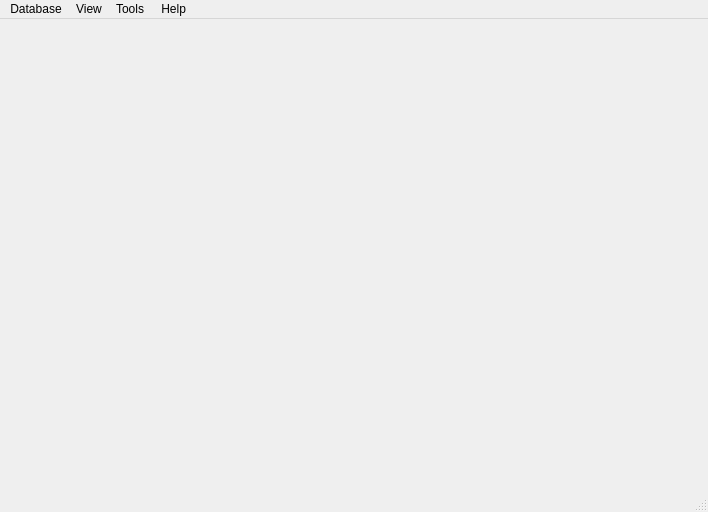
<?xml version="1.0" encoding="UTF-8"?>
<ui version="4.0">
 <class>MainWindowClass</class>
 <widget class="QMainWindow" name="MainWindowClass">
  <property name="geometry">
   <rect>
    <x>0</x>
    <y>0</y>
    <width>708</width>
    <height>512</height>
   </rect>
  </property>
  <property name="windowTitle">
   <string>MainWindow</string>
  </property>
  <widget class="QWidget" name="centralWidget"/>
  <widget class="QMenuBar" name="menuBar">
   <property name="geometry">
    <rect>
     <x>0</x>
     <y>0</y>
     <width>708</width>
     <height>21</height>
    </rect>
   </property>
   <widget class="QMenu" name="menuDatabase">
    <property name="title">
     <string>Database</string>
    </property>
    <addaction name="actionNew"/>
    <addaction name="actionOpen"/>
    <addaction name="actionSave"/>
    <addaction name="actionSaveAs"/>
    <addaction name="separator"/>
    <addaction name="actionExit"/>
   </widget>
   <widget class="QMenu" name="menuHelp">
    <property name="title">
     <string> Help</string>
    </property>
    <addaction name="actionSourceCodeOnGitHub"/>
    <addaction name="actionLatestReleasesOnGitHub"/>
    <addaction name="separator"/>
    <addaction name="actionAbout"/>
   </widget>
   <widget class="QMenu" name="menuTools">
    <property name="title">
     <string>Tools</string>
    </property>
    <addaction name="actionSettings"/>
   </widget>
   <widget class="QMenu" name="menuView">
    <property name="title">
     <string>View</string>
    </property>
    <widget class="QMenu" name="menuSortBy">
     <property name="title">
      <string>Sort by</string>
     </property>
     <addaction name="actionTitle"/>
     <addaction name="actionPublicationDate"/>
     <addaction name="actionFinishDate"/>
    </widget>
    <widget class="QMenu" name="menuSortOrder">
     <property name="title">
      <string>Sort order</string>
     </property>
     <addaction name="actionAscending"/>
     <addaction name="actionDescending"/>
    </widget>
    <addaction name="actionShowCompletedTasks"/>
    <addaction name="separator"/>
    <addaction name="menuSortBy"/>
    <addaction name="menuSortOrder"/>
   </widget>
   <addaction name="menuDatabase"/>
   <addaction name="menuView"/>
   <addaction name="menuTools"/>
   <addaction name="menuHelp"/>
  </widget>
  <widget class="QStatusBar" name="statusBar"/>
  <action name="actionNew">
   <property name="text">
    <string>New</string>
   </property>
  </action>
  <action name="actionOpen">
   <property name="text">
    <string>Open...</string>
   </property>
  </action>
  <action name="actionSave">
   <property name="text">
    <string>Save</string>
   </property>
  </action>
  <action name="actionSaveAs">
   <property name="text">
    <string>Save As...</string>
   </property>
  </action>
  <action name="action">
   <property name="text">
    <string>-</string>
   </property>
  </action>
  <action name="actionExit">
   <property name="text">
    <string>Exit</string>
   </property>
  </action>
  <action name="actionAbout">
   <property name="text">
    <string>About</string>
   </property>
  </action>
  <action name="actionSettings">
   <property name="text">
    <string>Settings...</string>
   </property>
  </action>
  <action name="actionSourceCodeOnGitHub">
   <property name="text">
    <string>Windos source code on GitHub</string>
   </property>
  </action>
  <action name="actionLatestReleasesOnGitHub">
   <property name="text">
    <string>Windos latest releases on GitHub</string>
   </property>
  </action>
  <action name="actionShowCompletedTasks">
   <property name="checkable">
    <bool>true</bool>
   </property>
   <property name="text">
    <string>Show completed tasks</string>
   </property>
  </action>
  <action name="actionTitle">
   <property name="checkable">
    <bool>true</bool>
   </property>
   <property name="text">
    <string>Title</string>
   </property>
  </action>
  <action name="actionPublicationDate">
   <property name="checkable">
    <bool>true</bool>
   </property>
   <property name="text">
    <string>Publication date</string>
   </property>
  </action>
  <action name="actionFinishDate">
   <property name="checkable">
    <bool>true</bool>
   </property>
   <property name="text">
    <string>Finish date</string>
   </property>
  </action>
  <action name="actionAscending">
   <property name="checkable">
    <bool>true</bool>
   </property>
   <property name="text">
    <string>Ascending</string>
   </property>
  </action>
  <action name="actionDescending">
   <property name="checkable">
    <bool>true</bool>
   </property>
   <property name="text">
    <string>Descending</string>
   </property>
  </action>
 </widget>
 <layoutdefault spacing="6" margin="11"/>
 <resources>
  <include location="MainWindow.qrc"/>
 </resources>
 <connections/>
</ui>
